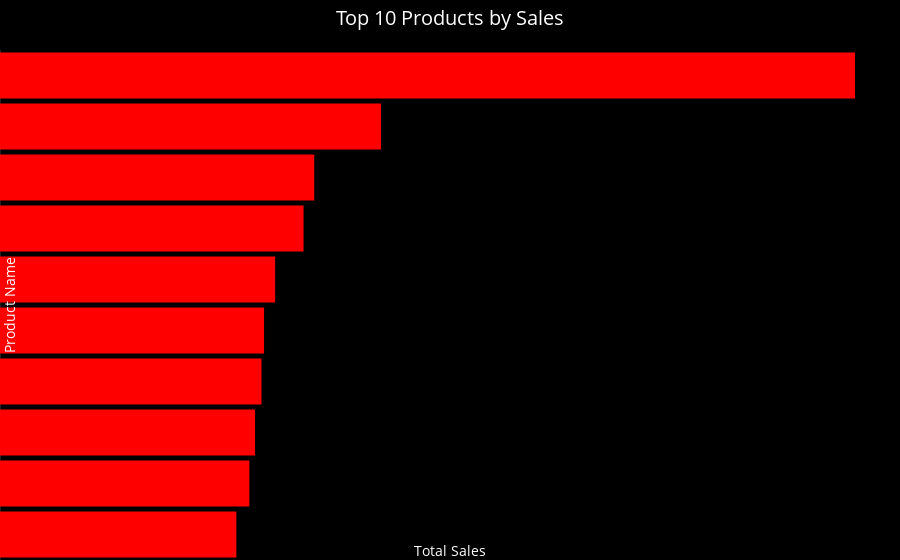

The notebook cell this image was saved under:
### Code cell
import plotly.graph_objects as go
import pandas as pd

df = pd.read_csv('data.csv')

product_sales = df.groupby('Product Name')['Sales'].sum().reset_index()

product_sales = product_sales.sort_values(by='Sales', ascending=False)

top_10_products = product_sales.head(10)

fig = go.Figure(go.Bar(
    x=top_10_products['Sales'],
    y=top_10_products['Product Name'],
    orientation='h',
    marker=dict(color='red')  
))

fig.update_layout(
    title='Top 10 Products by Sales',
    xaxis_title='Total Sales',
    yaxis_title='Product Name',
    yaxis=dict(autorange="reversed", showgrid=False),  
    bargap=0.1,
    margin=dict(l=0, r=0, t=50, b=0),
    plot_bgcolor='black',  
    paper_bgcolor='black', 
    font=dict(color='white'),  
    title_font=dict(color='white', size=20),  
    xaxis=dict(showgrid=False),  
)

fig.show()

### Figure 1 — Plotly figure (JSON) as saved in the notebook; plotly's stock layout.template omitted (floating-point values rounded to 4 significant figures)
{"data": [{"marker": {"color": "red"}, "orientation": "h", "type": "bar", "x": [61600.0, 27450.0, 22640.0, 21870.0, 19820.0, 19020.0, 18840.0, 18370.0, 17970.0, 17030.0], "y": ["Canon imageCLASS 2200 Advanced Copier", "Fellowes PB500 Electric Punch Plastic Comb Binding Machine with Manual Bind", "Cisco TelePresence System EX90 Videoconferencing Unit", "HON 5400 Series Task Chairs for Big and Tall", "GBC DocuBind TL300 Electric Binding System", "GBC Ibimaster 500 Manual ProClick Binding System", "Hewlett Packard LaserJet 3310 Copier", "HP Designjet T520 Inkjet Large Format Printer - 24\" Color", "GBC DocuBind P400 Electric Binding System", "High Speed Automatic Electric Letter Opener"]}], "layout": {"bargap": 0.1, "font": {"color": "white"}, "margin": {"b": 0, "l": 0, "r": 0, "t": 50}, "paper_bgcolor": "black", "plot_bgcolor": "black", "title": {"font": {"color": "white", "size": 20}, "text": "Top 10 Products by Sales"}, "xaxis": {"showgrid": false, "title": {"text": "Total Sales"}}, "yaxis": {"autorange": "reversed", "showgrid": false, "title": {"text": "Product Name"}}}}
